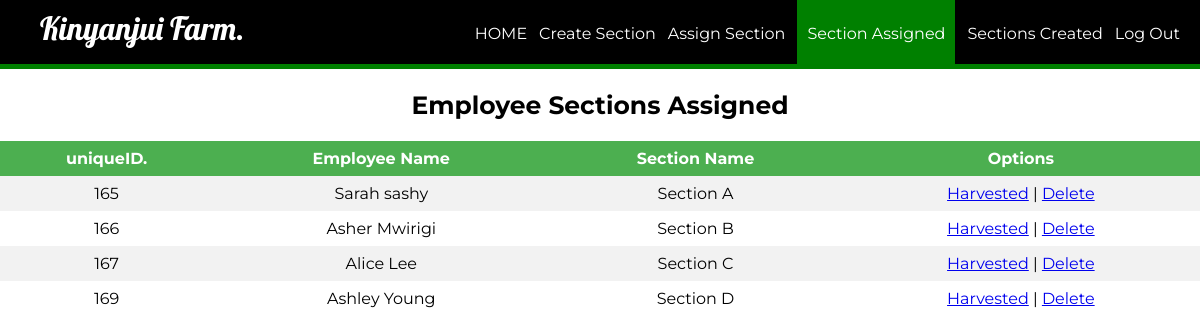
The page /manager/managerViewSectionAssigned.php on the database as committed earlier.
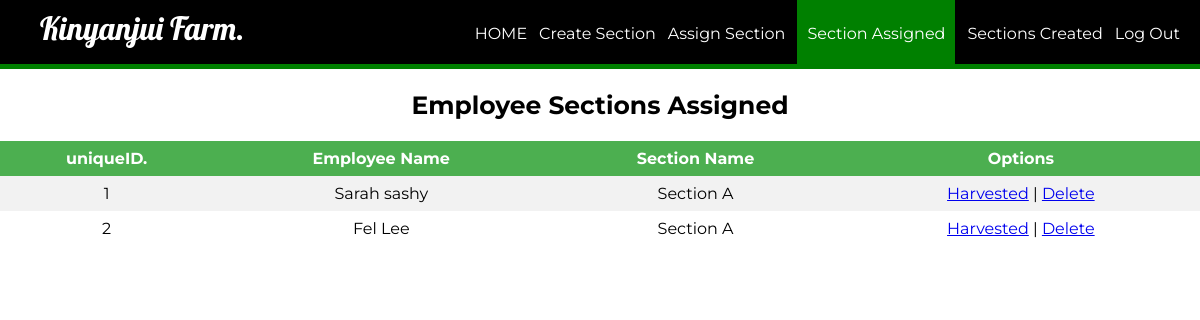
The same page on the database as committed later.
### tables this page shows
CREATE TABLE `farm_section_assigned` (
  `id` int(11) NOT NULL,
  `section_assigned` varchar(255) NOT NULL,
  `empName` varchar(255) NOT NULL,
  `employee_id` int(11) NOT NULL
);

### manager/managerViewSectionAssigned.php (the view, shortened to what this page needs)
<?php
	require_once ('../process/dbh.php');
	$id = (isset($_GET['id']) ? $_GET['id'] : '');
	$sql = "SELECT * FROM farm_section_assigned";
$result = mysqli_query($conn, $sql);
?>
<html>
<head>
	<link rel="stylesheet" type="text/css" href="../stylescss/manager_login_style.css">
</head>
<body>
	<header>
		<nav>
			<h1>Kinyanjui Farm.</h1>
			<ul id="navli">
			    <li><a class="homeblack" href="managerHome.php?id=<?php echo $id?>"">HOME</a></li>
                <li><a class="homeblack" href="managerFarmSection.php?id=<?php echo $id?>"">Create Section</a></li>
                <li><a class="homeblack" href="managerTaskStatus.php?id=<?php echo $id?>"">Assign Section</a></li>
                <li><a class="homered" href="managerViewSectionAssigned.php?id=<?php echo $id?>"">Section Assigned</a></li>
                <li><a class="homeblack" href="managerViewFarmSections.php?id=<?php echo $id?>"">Sections Created</a></li>
				<li><a class="homeblack" href="managerlogin.html">Log Out</a></li>
			</ul>
		</nav>
	</header>
	<div class="divider"></div>
	<div id="divimg">
	<div>
		    	<h2 style="font-family: 'Montserrat', sans-serif; font-size: 25px; text-align: center;">Employee Sections Assigned </h2>
    	<table>
			<tr bgcolor="#000">
				<th align = "center">uniqueID.</th>
				<th align = "center">Employee Name</th>
				<th align = "center">Section Name</th>
				<th align = "center">Options</th>
			</tr>
			<?php
				while ($section = mysqli_fetch_assoc($result)) {
					echo "<tr>";
					echo "<td>".$section['id']."</td>";
					echo "<td>".$section['empName']."</td>";
					echo "<td>".$section['section_assigned']."</td>";
                    echo "<td><a href=\"harvestedByEmployee.php?id=$section[id]\">Harvested</a> | <a href=\"deleteSectionAssigned.php?id=$section[id]\" onClick=\"return confirm('Are you sure you want to delete this section?')\">Delete</a></td>";
				}
			?>
		</table>
<br>
<br>
<br>
<br>
<br>
	</div>
	</div>
</body>
</html>

Rows that differ between the two databases and show on the page:
removed farm_section_assigned: id "165", empName "Sarah sashy", section_assigned "Section A"
removed farm_section_assigned: id "166", empName "Asher Mwirigi", section_assigned "Section B"
removed farm_section_assigned: id "167", empName "Alice Lee", section_assigned "Section C"
removed farm_section_assigned: id "169", empName "Ashley Young", section_assigned "Section D"
added farm_section_assigned: id "1", empName "Sarah sashy", section_assigned "Section A"
added farm_section_assigned: id "2", empName "Fel Lee", section_assigned "Section A"
